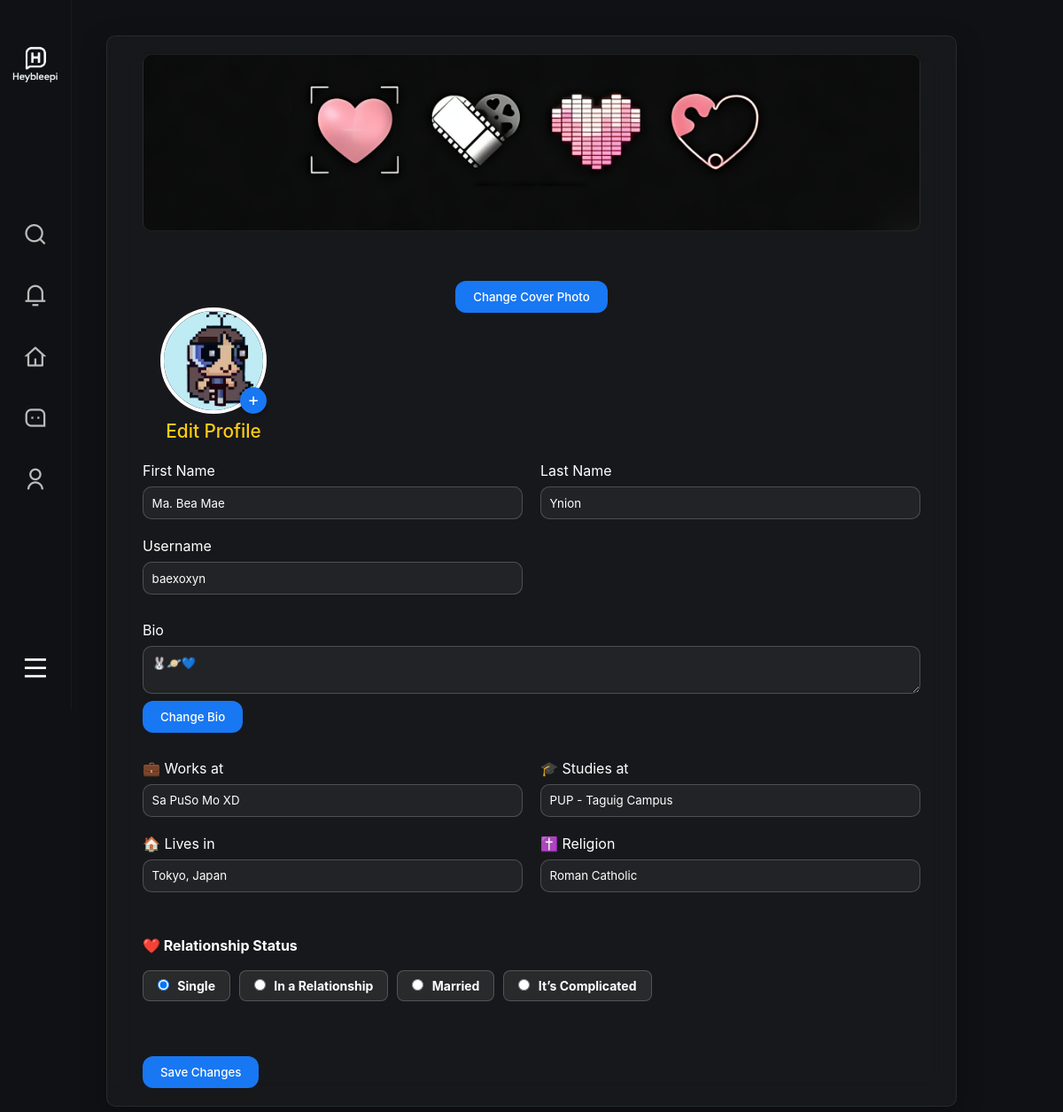
The page /heybleepi/codes/php/profile_edit.php (signed in) on the database its author committed.
### tables this page shows
CREATE TABLE `user_details` (
  `id_fk` int(11) NOT NULL,
  `bio` varchar(255) NOT NULL,
  `work` varchar(255) NOT NULL,
  `school` varchar(255) NOT NULL,
  `home` varchar(255) NOT NULL,
  `religion` varchar(255) NOT NULL,
  `relationship_status` varchar(255) DEFAULT NULL,
  `profile_picture` varchar(255) DEFAULT 'rawr.png',
  `profile_cover` varchar(255) DEFAULT 'dark_mode.jpg'
);

CREATE TABLE `users` (
  `id` int(11) NOT NULL,
  `user_name` varchar(255) NOT NULL,
  `first_name` varchar(50) NOT NULL,
  `middle_name` varchar(50) DEFAULT NULL,
  `last_name` varchar(50) NOT NULL,
  `email` varchar(100) NOT NULL,
  `birthdate` varchar(10) NOT NULL,
  `password` varchar(255) NOT NULL,
  `avatar` varchar(255) DEFAULT 'default.png',
  `created_at` datetime DEFAULT current_timestamp(),
  `last_seen_message_id` int(11) DEFAULT 0,
  `post_count` int(11) DEFAULT 0,
  `reset_token` varchar(64) DEFAULT NULL,
  `reset_expires` datetime DEFAULT NULL,
  `is_verified` tinyint(1) DEFAULT 0,
  `verification_token` varchar(255) DEFAULT NULL
);

### heybleepi/codes/php/profile_edit.php (the view, shortened to what this page needs)
<?php
require_once 'configuration.php';
$username = $_SESSION['username'];
$stmt = $conn->prepare(
  "SELECT users.*, user_details.*
   FROM users
   LEFT JOIN user_details
   ON users.id = user_details.id_fk
   WHERE users.user_name = ?"
);
$stmt->bind_param("s", $username);
$stmt->execute();
$result = $stmt->get_result();
$user = $result->fetch_assoc();
?>
<!DOCTYPE html>
<html lang="en">
  <head>
    <link href="https://cdnjs.cloudflare.com/ajax/libs/remixicon/4.6.0/remixicon.min.css" rel="stylesheet" />
    <link rel="stylesheet" href="../stylesheet/profile_edit.css" />
    <link rel="stylesheet" href="../stylesheet/dashboard.css" />
  </head>
  <body>
    <main class="layout" style="padding-top:0;">
    <aside class="sidebar sidebar--icononly">
      <div class="sidebar-logo">
        <img src="../assets/logo-hb.png" alt="HEYBLEEPI Logo" style="width:36px;height:36px;">
      </div>
      <nav class="sidebar-nav">
        <a class="sidebar-icon-link" href="search.php" title="Search">
          <i class="ri-search-line"></i>
        </a>
        <a class="sidebar-icon-link <?= basename($_SERVER['PHP_SELF']) === 'notification.php' ? 'active' : '' ?>"
          href="notification.php"
          title="Notifications">
          <i class="ri-notification-3-line"></i>
        </a>
        <a class="sidebar-icon-link <?= basename($_SERVER['PHP_SELF']) === 'dashboard.php' ? 'active' : '' ?>" href="dashboard.php" title="Home">
          <i class="ri-home-4-line"></i>
        </a>
        <a class="sidebar-icon-link <?= basename($_SERVER['PHP_SELF']) === 'messages.php' ? 'active' : '' ?>" href="messages.php" title="Messages">
          <i class="ri-message-3-line"></i>
        </a>
        <a class="sidebar-icon-link <?= basename($_SERVER['PHP_SELF']) === 'profile.php' ? 'active' : '' ?>" href="profile.php" title="Profile">
          <i class="ri-user-line"></i>
        </a>
      </nav>
      <button class="sidebar-more-btn" id="sidebarMoreBtn" title="More">
        <i class="ri-menu-line"></i>
      </button>
    </aside>
      <div class="container">
        <form id="profile_form" enctype="multipart/form-data">
          <div class="cover-preview-div" style="background-image: url('../assets/profile/<?= htmlspecialchars($user['profile_cover'] ?? 'dark_mode.jpg') ?>');" id="cover_preview_div"></div>
          <button class="change-profile-pic" type="button" onclick="changeCover()">Change Cover Photo</button>
          <div class="profile-picture">
            <img id="profile_image" src="../assets/profile/<?= htmlspecialchars($user['profile_picture'] ?? 'default.png') ?>" alt="Profile Picture" />
            <label for="file_input" class="change-profile-image">+</label>
            <h2>Edit Profile</h2>
          </div>
          <div class="grid-2">
            <div class="input-group">
              <label for="first_name">First Name</label>
              <input type="text" id="first_name" name="first_name" value="<?= htmlspecialchars($user['first_name']) ?>" />
            </div>
            <div class="input-group">
              <label for="last_name">Last Name</label>
              <input type="text" id="last_name" name="last_name" value="<?= htmlspecialchars($user['last_name']) ?>" />
            </div>
            <div class="input-group">
              <label for="username">Username</label>
              <input type="text" id="username" name="username" value="<?= htmlspecialchars($user['user_name']) ?>" <?= isset($_SESSION['oauth_provider']) ? 'readonly style="background-color:#8f9585;cursor:not-allowed;"' : '' ?> />
            </div>
          </div>
          <div class="input-group">
            <label for="bio">Bio</label>
            <textarea id="bio" name="bio" readonly><?= htmlspecialchars($user['bio'] ?? '') ?></textarea>
            <button type="button" class="change-bio" onclick="enableTextArea()">Change Bio</button>
          </div>
          <div class="grid-2">
            <div class="input-group">
              <label for="work">💼 Works at</label>
              <input type="text" id="work" name="work" value="<?= htmlspecialchars($user['work'] ?? '') ?>" />
            </div>
            <div class="input-group">
              <label for="school">🎓 Studies at</label>
              <input type="text" id="school" name="school" value="<?= htmlspecialchars($user['school'] ?? '') ?>" />
            </div>
            <div class="input-group">
              <label for="home">🏠 Lives in</label>
              <input type="text" id="home" name="home" value="<?= htmlspecialchars($user['home'] ?? '') ?>" />
            </div>
            <div class="input-group">
              <label for="religion">✝️ Religion</label>
              <input type="text" id="religion" name="religion" value="<?= htmlspecialchars($user['religion'] ?? '') ?>" />
            </div>
          </div>
          <div class="input-group relationship-group">
            <label>❤️ Relationship Status</label>
            <div class="radio-options">
              <label><input type="radio" name="relationship" value="single" <?= ($user['relationship_status'] ?? '') == 'single' ? 'checked' : '' ?>> Single</label>
              <label><input type="radio" name="relationship" value="in_a_relationship" <?= ($user['relationship_status'] ?? '') == 'in_a_relationship' ? 'checked' : '' ?>> In a Relationship</label>
              <label><input type="radio" name="relationship" value="married" <?= ($user['relationship_status'] ?? '') == 'married' ? 'checked' : '' ?>> Married</label>
              <label><input type="radio" name="relationship" value="complicated" <?= ($user['relationship_status'] ?? '') == 'complicated' ? 'checked' : '' ?>> It’s Complicated</label>
            </div>
          </div>
          <div style="display:flex; gap: 1rem; margin-top: 2rem;">
            <button type="submit" class="save-changes">Save Changes</button>
          </div>
        </form>
      </div>
  </body>
</html>

### heybleepi/codes/stylesheet/profile_edit.css (style rules this page uses)
* { box-sizing: border-box; margin: 0; padding: 0; font-family: 'Inter', sans-serif; }
body { font-family: 'Inter', sans-serif; background: #101114; color: white; }
.container { width: 80%; max-width: 1000px; margin: 40px auto; background: rgba(255, 255, 255, 0.03); backdrop-filter: blur(16px); border-radius: 10px; padding: 20px 40px; box-shadow: 0 10px 30px rgba(0, 0, 0, 0.3); border: 1px solid rgba(255, 255, 255, 0.08); }
#profile_form { display: flex; flex-direction: column; gap: 30px; }
.cover-preview-div { width: 100%; height: 200px; background-position: center; background-repeat: no-repeat; background-size: cover; border-radius: 10px; margin-bottom: 1rem; border: 1px solid rgba(255, 255, 255, 0.08); }
.change-profile-pic { background-color: #1877f2; color: white; padding: 10px 20px; border-radius: 12px; font-weight: 500; cursor: pointer; margin: 10px auto 24px auto; display: block; }
.profile-picture { text-align: center; position: relative; width: 120px; height: 120px; margin: -60px 0 1.5rem 20px; }
.profile-picture img { width: 100%; height: 100%; object-fit: cover; border-radius: 50%; border: 4px solid white; }
.profile-picture h2 { margin-top: 0.2rem; font-size: 1.3rem; font-weight: 500; color: #facc15; }
.change-profile-image { position: absolute; bottom: 0; right: 0; background-color: #1877f2; color: white; font-size: 20px; border-radius: 50%; width: 30px; height: 30px; text-align: center; line-height: 28px; cursor: pointer; box-shadow: 0 2px 5px rgba(0, 0, 0, 0.3); }
.grid-2 { display: grid; grid-template-columns: repeat(auto-fit, minmax(280px, 1fr)); gap: 20px; }
.input-group { display: flex; flex-direction: column; gap: 8px; }
.input-group input, .input-group textarea { padding: 0.6rem; border-radius: 10px; border: 1px solid rgba(255, 255, 255, 0.2); background-color: rgba(255, 255, 255, 0.05); color: white; }
.change-bio { background-color: #1877f2; color: white; font-weight: 500; padding: 10px 20px; border-radius: 12px; width: fit-content; }
.relationship-group { margin-top: 20px; }
.relationship-group label { font-weight: bold; }
.radio-options { display: flex; flex-wrap: wrap; gap: 10px; margin-top: 10px; }
.radio-options label { padding: 8px 16px; border-radius: 8px; background-color: rgba(255, 255, 255, 0.08); border: 1px solid rgba(255, 255, 255, 0.2); color: white; cursor: pointer; font-size: 14px; }
.radio-options input[type="radio"] { margin-right: 6px; }
button { padding: 10px 20px; border-radius: 12px; border: none; cursor: pointer; font-weight: 500; }
.save-changes { background-color: #1877f2; color: white; }
.sidebar--icononly { width: 80px; background: #101114; height: 100vh; position: fixed; left: 0; top: 0; z-index: 100; display: flex; flex-direction: column; align-items: center; justify-content: space-between; padding: 24px 0; box-shadow: 1px 0 0 rgba(255, 255, 255, 0.04); gap: 18px; }
.sidebar-logo { min-height: 0; height: auto; margin-bottom: 2.5rem; width: 100%; display: flex; align-items: center; justify-content: center; flex-direction: column; }
.sidebar-logo img { width: 80px !important; height: 80px !important; margin-bottom: 0; margin-top: 8px; }
.sidebar-nav { display: flex; flex-direction: column; gap: 18px; width: 100%; align-items: center; margin: 0; padding: 0; }
.sidebar-icon-link { display: flex; align-items: center; justify-content: center; width: 44px; height: 44px; border-radius: 12px; color: #bbb; font-size: 1.7rem; margin: 0 auto; transition: background 0.18s, color 0.18s; position: relative; border: none !important; box-shadow: none !important; text-decoration: none !important; background: none !important; outline: none !important; }
.sidebar-icon-link i { border: none !important; box-shadow: none !important; text-decoration: none !important; background: none !important; outline: none !important; }
.sidebar-icon-link::after, .sidebar-icon-link::before { display: none !important; content: none !important; }
.sidebar-more-btn { bottom: 24px; left: auto; transform: none; background: none; border: none; color: #fff; font-size: 2rem; width: 44px; height: 44px; border-radius: 12px; display: flex; align-items: center; justify-content: center; transition: background 0.18s, color 0.18s; cursor: pointer; margin-bottom: 0; margin-top: 0; }

### heybleepi/codes/php/profile_edit.php (style rules this page uses)
.sidebar-nav { display: flex; flex-direction: column; gap: 25px; width: 100%; align-items: center; margin: 0; padding: 0; height: 400px; }

### rows shown on the page
user_details: profile_cover (picture), profile_picture (picture), first_name "Ma. Bea Mae", last_name "Ynion", username "baexoxyn", bio "🐰🪐💙", work "Sa PuSo Mo XD", school "PUP - Taguig Campus", home "Tokyo, Japan", religion "Roman Catholic", relationship_status "☑ Single", relationship_status "☐ In a Relationship", relationship_status "☐ Married", relationship_status "☐ It’s Complicated"
